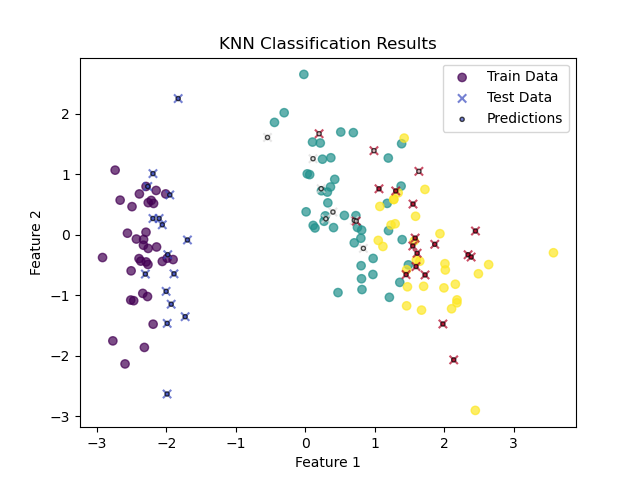

Python code for this plot:
from data_processing import get_data
import numpy as np
import matplotlib.pyplot as plt


def euclidean_distance(x_train: np.array, x_test: np.array) -> np.array:
	"""
	计算欧拉距离
	"""
	return np.sqrt(np.sum((x_train - x_test) ** 2, axis=1))


def knn(k: int, x_train: np.array, y_train: np.array, x_test: np.array) -> np.array:
	"""
	k近邻算法
	"""
	predictions = []
	for test in x_test:
		distances = euclidean_distance(x_train, test)
		nearest_indices = np.argsort(distances)[:k]  # 返回最近的k个点的索引
		nearest_labels = y_train[nearest_indices]  # 返回最近的k个点的标签
		prediction = np.argmax(np.bincount(nearest_labels))  # 返回最近的k个点中出现次数最多的标签
		predictions.append(prediction)
	return np.array(predictions)


def accuracy(predictions: np.array, y_test: np.array) -> float:
	"""
	计算准确率
	"""
	return np.sum(predictions == y_test) / len(y_test)


if __name__ == '__main__':
	k = 5
	x_train, y_train, x_test, y_test = get_data()
	predictions = knn(k, x_train, y_train, x_test)
	acc = accuracy(predictions, y_test)
	print(f'准确率为: {acc * 100:.2f}')

	# 绘制训练数据
	plt.scatter(x_train[:, 0], x_train[:, 1], c=y_train, cmap='viridis', marker='o', label='Train Data', alpha=0.7)

	# 绘制测试数据
	plt.scatter(x_test[:, 0], x_test[:, 1], c=y_test, cmap='coolwarm', marker='x', label='Test Data', alpha=0.7)

	# 绘制预测结果
	plt.scatter(
		x_test[:, 0],
		x_test[:, 1],
		c=predictions,
		cmap='coolwarm',
		marker='.',
		edgecolor='black',
		alpha=0.7,
		label='Predictions',
	)

	# 添加标题和标签
	plt.title('KNN Classification Results')
	plt.xlabel('Feature 1')
	plt.ylabel('Feature 2')
	plt.legend()

	# 显示图形
	plt.show()
